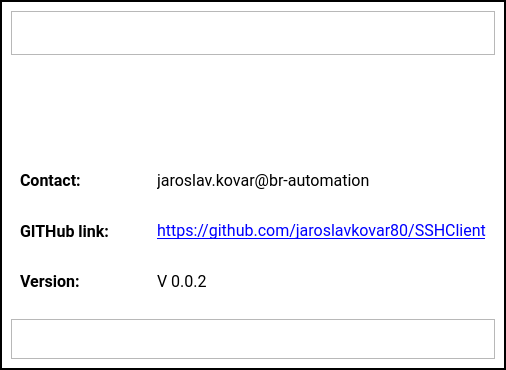
<?xml version="1.0" encoding="UTF-8"?>
<ui version="4.0">
 <class>About</class>
 <widget class="QDialog" name="About">
  <property name="windowModality">
   <enum>Qt::NonModal</enum>
  </property>
  <property name="enabled">
   <bool>true</bool>
  </property>
  <property name="geometry">
   <rect>
    <x>0</x>
    <y>0</y>
    <width>506</width>
    <height>370</height>
   </rect>
  </property>
  <property name="windowTitle">
   <string>About</string>
  </property>
  <property name="windowOpacity">
   <double>1.000000000000000</double>
  </property>
  <property name="styleSheet">
   <string notr="true">#Dialog{
  border-style: solid;
  border-width: 2px;
}
#frame{
	background-color:#FFFFFF;
  border-style: solid;
  border-width: 2px;;
}

#frame_2{
	background-color:#FFFFFF;
  border-style: none;
  border-width: 1px;
	border-radius: 8px;
}

#frame_4{
	background-color:#FFFFFF;;
  border-style: none;
  border-width: 1px;
	border-radius: 8px;
}
#btnLogo{
	background-color:#FFFFFF;
	border-style:none;

}
#infoButton{
	background-color:#FFFFFF;
	border-style:none;

}

#btnClose{
	background-color:#FFFFFF;
	border-style:none;
}
#btnClose:pressed{
    background-color: rgba(255,151,64,0.8);
	border-radius: 4px;
}</string>
  </property>
  <property name="modal">
   <bool>true</bool>
  </property>
  <layout class="QGridLayout" name="gridLayout">
   <property name="leftMargin">
    <number>0</number>
   </property>
   <property name="topMargin">
    <number>0</number>
   </property>
   <property name="rightMargin">
    <number>0</number>
   </property>
   <property name="bottomMargin">
    <number>0</number>
   </property>
   <property name="spacing">
    <number>0</number>
   </property>
   <item row="0" column="0">
    <widget class="QFrame" name="frame">
     <property name="frameShape">
      <enum>QFrame::StyledPanel</enum>
     </property>
     <property name="frameShadow">
      <enum>QFrame::Raised</enum>
     </property>
     <layout class="QVBoxLayout" name="verticalLayout" stretch="0,0,6,0">
      <property name="spacing">
       <number>6</number>
      </property>
      <item>
       <widget class="QFrame" name="frame_3">
        <property name="frameShape">
         <enum>QFrame::StyledPanel</enum>
        </property>
        <property name="frameShadow">
         <enum>QFrame::Raised</enum>
        </property>
        <layout class="QHBoxLayout" name="horizontalLayout">
         <item>
          <widget class="QLabel" name="lbAbout">
           <property name="font">
            <font>
             <family>Roboto</family>
             <pointsize>12</pointsize>
             <weight>75</weight>
             <bold>true</bold>
            </font>
           </property>
           <property name="text">
            <string/>
           </property>
          </widget>
         </item>
         <item>
          <spacer name="horizontalSpacer_2">
           <property name="orientation">
            <enum>Qt::Horizontal</enum>
           </property>
           <property name="sizeHint" stdset="0">
            <size>
             <width>40</width>
             <height>20</height>
            </size>
           </property>
          </spacer>
         </item>
         <item>
          <widget class="QPushButton" name="btnClose">
           <property name="minimumSize">
            <size>
             <width>24</width>
             <height>24</height>
            </size>
           </property>
           <property name="maximumSize">
            <size>
             <width>24</width>
             <height>24</height>
            </size>
           </property>
           <property name="styleSheet">
            <string notr="true"/>
           </property>
           <property name="text">
            <string/>
           </property>
           <property name="icon">
            <iconset>
             <normaloff>:test/pictures/x-square.svg</normaloff>:test/pictures/x-square.svg</iconset>
           </property>
           <property name="iconSize">
            <size>
             <width>24</width>
             <height>24</height>
            </size>
           </property>
           <property name="flat">
            <bool>true</bool>
           </property>
          </widget>
         </item>
        </layout>
       </widget>
      </item>
      <item>
       <widget class="QFrame" name="frame_4">
        <property name="frameShape">
         <enum>QFrame::StyledPanel</enum>
        </property>
        <property name="frameShadow">
         <enum>QFrame::Raised</enum>
        </property>
        <layout class="QVBoxLayout" name="verticalLayout_2">
         <item>
          <widget class="QPushButton" name="infoButton">
           <property name="minimumSize">
            <size>
             <width>64</width>
             <height>64</height>
            </size>
           </property>
           <property name="text">
            <string/>
           </property>
           <property name="icon">
            <iconset>
             <normaloff>:test/pictures/info.svg</normaloff>:test/pictures/info.svg</iconset>
           </property>
           <property name="iconSize">
            <size>
             <width>64</width>
             <height>64</height>
            </size>
           </property>
          </widget>
         </item>
        </layout>
       </widget>
      </item>
      <item>
       <widget class="QFrame" name="frame_2">
        <property name="frameShape">
         <enum>QFrame::StyledPanel</enum>
        </property>
        <property name="frameShadow">
         <enum>QFrame::Raised</enum>
        </property>
        <layout class="QGridLayout" name="gridLayout_2" columnstretch="0,0">
         <item row="1" column="0">
          <widget class="QLabel" name="label">
           <property name="font">
            <font>
             <family>Roboto</family>
             <pointsize>12</pointsize>
             <weight>75</weight>
             <bold>true</bold>
            </font>
           </property>
           <property name="text">
            <string>GITHub link:</string>
           </property>
          </widget>
         </item>
         <item row="2" column="1">
          <widget class="QLabel" name="lbAbout_4">
           <property name="font">
            <font>
             <family>Roboto</family>
             <pointsize>12</pointsize>
             <weight>50</weight>
             <bold>false</bold>
            </font>
           </property>
           <property name="text">
            <string>V 0.0.2</string>
           </property>
          </widget>
         </item>
         <item row="0" column="1">
          <widget class="QLabel" name="label_3">
           <property name="font">
            <font>
             <family>Roboto</family>
             <pointsize>12</pointsize>
            </font>
           </property>
           <property name="text">
            <string>jaroslav.kovar@br-automation</string>
           </property>
          </widget>
         </item>
         <item row="0" column="0">
          <widget class="QLabel" name="lbAbout_3">
           <property name="font">
            <font>
             <family>Roboto</family>
             <pointsize>12</pointsize>
             <weight>75</weight>
             <bold>true</bold>
            </font>
           </property>
           <property name="text">
            <string>Contact:</string>
           </property>
          </widget>
         </item>
         <item row="2" column="0">
          <widget class="QLabel" name="label_2">
           <property name="font">
            <font>
             <family>Roboto</family>
             <pointsize>12</pointsize>
             <weight>75</weight>
             <bold>true</bold>
            </font>
           </property>
           <property name="text">
            <string>Version:</string>
           </property>
          </widget>
         </item>
         <item row="1" column="1">
          <widget class="QLabel" name="lbAbout_2">
           <property name="font">
            <font>
             <family>Roboto</family>
             <pointsize>12</pointsize>
             <weight>50</weight>
             <bold>false</bold>
            </font>
           </property>
           <property name="text">
            <string>&lt;html&gt;&lt;head/&gt;&lt;body&gt;&lt;p&gt;&lt;a href=&quot;https://github.com/jaroslavkovar80/SSHClient&quot;&gt;&lt;span style=&quot; text-decoration: underline; color:#0000ff;&quot;&gt;https://github.com/jaroslavkovar80/SSHClient&lt;/span&gt;&lt;/a&gt;&lt;/p&gt;&lt;/body&gt;&lt;/html&gt;</string>
           </property>
          </widget>
         </item>
        </layout>
       </widget>
      </item>
      <item>
       <widget class="QFrame" name="frame_5">
        <property name="frameShape">
         <enum>QFrame::StyledPanel</enum>
        </property>
        <property name="frameShadow">
         <enum>QFrame::Raised</enum>
        </property>
        <layout class="QHBoxLayout" name="horizontalLayout_2">
         <item>
          <spacer name="horizontalSpacer">
           <property name="orientation">
            <enum>Qt::Horizontal</enum>
           </property>
           <property name="sizeHint" stdset="0">
            <size>
             <width>40</width>
             <height>20</height>
            </size>
           </property>
          </spacer>
         </item>
         <item>
          <widget class="QPushButton" name="btnLogo">
           <property name="text">
            <string/>
           </property>
           <property name="icon">
            <iconset>
             <normaloff>:test/pictures/BRLogo.png</normaloff>:test/pictures/BRLogo.png</iconset>
           </property>
           <property name="iconSize">
            <size>
             <width>70</width>
             <height>30</height>
            </size>
           </property>
          </widget>
         </item>
        </layout>
       </widget>
      </item>
     </layout>
    </widget>
   </item>
  </layout>
 </widget>
 <resources>
  <include location="resources.qrc"/>
 </resources>
 <connections>
  <connection>
   <sender>btnClose</sender>
   <signal>clicked()</signal>
   <receiver>About</receiver>
   <slot>close()</slot>
   <hints>
    <hint type="sourcelabel">
     <x>445</x>
     <y>30</y>
    </hint>
    <hint type="destinationlabel">
     <x>238</x>
     <y>220</y>
    </hint>
   </hints>
  </connection>
 </connections>
</ui>
